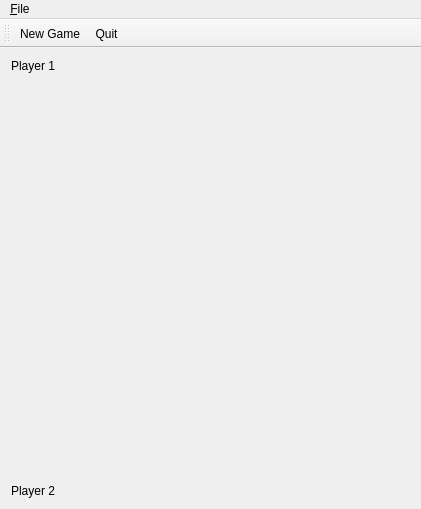
<?xml version="1.0" encoding="UTF-8"?>
<ui version="4.0">
 <class>MainWindow</class>
 <widget class="QMainWindow" name="MainWindow">
  <property name="geometry">
   <rect>
    <x>0</x>
    <y>0</y>
    <width>421</width>
    <height>509</height>
   </rect>
  </property>
  <property name="windowTitle">
   <string>MainWindow</string>
  </property>
  <widget class="QWidget" name="centralWidget">
   <layout class="QVBoxLayout" name="verticalLayout">
    <item>
     <widget class="QLabel" name="player1Name">
      <property name="sizePolicy">
       <sizepolicy hsizetype="Preferred" vsizetype="Fixed">
        <horstretch>0</horstretch>
        <verstretch>0</verstretch>
       </sizepolicy>
      </property>
      <property name="text">
       <string>Player 1</string>
      </property>
     </widget>
    </item>
    <item>
     <widget class="TicTacToeWidget" name="gameBoard" native="true"/>
    </item>
    <item>
     <widget class="QLabel" name="player2Name">
      <property name="sizePolicy">
       <sizepolicy hsizetype="Preferred" vsizetype="Fixed">
        <horstretch>0</horstretch>
        <verstretch>0</verstretch>
       </sizepolicy>
      </property>
      <property name="text">
       <string>Player 2</string>
      </property>
     </widget>
    </item>
   </layout>
  </widget>
  <widget class="QToolBar" name="toolBar">
   <property name="windowTitle">
    <string>toolBar</string>
   </property>
   <attribute name="toolBarArea">
    <enum>TopToolBarArea</enum>
   </attribute>
   <attribute name="toolBarBreak">
    <bool>false</bool>
   </attribute>
   <addaction name="startNewGame"/>
   <addaction name="quit"/>
  </widget>
  <widget class="QMenuBar" name="menuBar">
   <property name="geometry">
    <rect>
     <x>0</x>
     <y>0</y>
     <width>421</width>
     <height>22</height>
    </rect>
   </property>
   <widget class="QMenu" name="menu_File">
    <property name="title">
     <string>&amp;File</string>
    </property>
    <addaction name="startNewGame"/>
    <addaction name="quit"/>
   </widget>
   <addaction name="menu_File"/>
  </widget>
  <action name="startNewGame">
   <property name="icon">
    <iconset resource="resources.qrc">
     <normaloff>:/icons/newgame.png</normaloff>:/icons/newgame.png</iconset>
   </property>
   <property name="text">
    <string>New Game</string>
   </property>
   <property name="toolTip">
    <string>Start new game</string>
   </property>
   <property name="shortcut">
    <string>Ctrl+N</string>
   </property>
  </action>
  <action name="quit">
   <property name="icon">
    <iconset resource="resources.qrc">
     <normaloff>:/icons/application-exit.png</normaloff>:/icons/application-exit.png</iconset>
   </property>
   <property name="text">
    <string>Quit</string>
   </property>
   <property name="shortcut">
    <string>Ctrl+Q</string>
   </property>
  </action>
 </widget>
 <layoutdefault spacing="6" margin="11"/>
 <customwidgets>
  <customwidget>
   <class>TicTacToeWidget</class>
   <extends>QWidget</extends>
   <header>tictactoewidget.h</header>
   <container>1</container>
  </customwidget>
 </customwidgets>
 <resources>
  <include location="resources.qrc"/>
 </resources>
 <connections/>
</ui>
